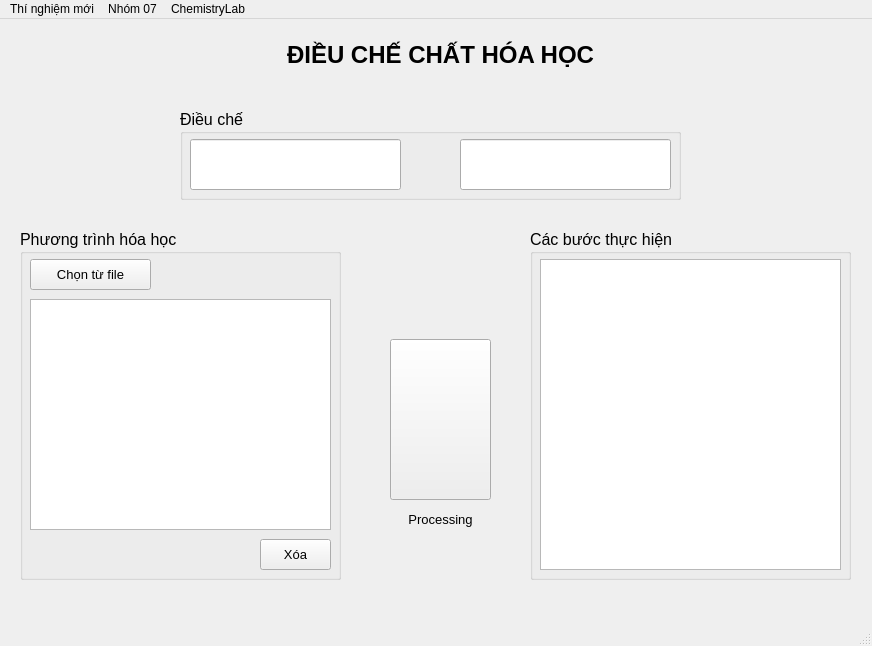
<?xml version="1.0" encoding="UTF-8"?>
<ui version="4.0">
 <class>MainWindow</class>
 <widget class="QMainWindow" name="MainWindow">
  <property name="geometry">
   <rect>
    <x>0</x>
    <y>0</y>
    <width>872</width>
    <height>646</height>
   </rect>
  </property>
  <property name="windowTitle">
   <string>ChemistryLab-Nhom07</string>
  </property>
  <property name="windowIcon">
   <iconset>
    <normaloff>icon/lab-color.png</normaloff>icon/lab-color.png</iconset>
  </property>
  <widget class="QWidget" name="centralwidget">
   <widget class="QPushButton" name="btnLab">
    <property name="geometry">
     <rect>
      <x>390</x>
      <y>320</y>
      <width>101</width>
      <height>161</height>
     </rect>
    </property>
    <property name="toolTip">
     <string>Laboratory</string>
    </property>
    <property name="text">
     <string/>
    </property>
    <property name="icon">
     <iconset>
      <normaloff>icon/lab.png</normaloff>icon/lab.png</iconset>
    </property>
    <property name="iconSize">
     <size>
      <width>80</width>
      <height>225</height>
     </size>
    </property>
   </widget>
   <widget class="QGroupBox" name="grpProduceSteps">
    <property name="geometry">
     <rect>
      <x>530</x>
      <y>210</y>
      <width>321</width>
      <height>351</height>
     </rect>
    </property>
    <property name="font">
     <font>
      <family>Tahoma</family>
      <pointsize>12</pointsize>
      <weight>50</weight>
      <bold>false</bold>
     </font>
    </property>
    <property name="title">
     <string>Các bước thực hiện</string>
    </property>
    <widget class="QPlainTextEdit" name="txtProduceSteps">
     <property name="geometry">
      <rect>
       <x>10</x>
       <y>30</y>
       <width>301</width>
       <height>311</height>
      </rect>
     </property>
     <property name="readOnly">
      <bool>true</bool>
     </property>
     <property name="plainText">
      <string/>
     </property>
    </widget>
   </widget>
   <widget class="QGroupBox" name="grpEquations">
    <property name="geometry">
     <rect>
      <x>20</x>
      <y>210</y>
      <width>321</width>
      <height>351</height>
     </rect>
    </property>
    <property name="font">
     <font>
      <family>Tahoma</family>
      <pointsize>12</pointsize>
     </font>
    </property>
    <property name="title">
     <string>Phương trình hóa học</string>
    </property>
    <widget class="QToolButton" name="btnInputEquationsFromFile">
     <property name="geometry">
      <rect>
       <x>10</x>
       <y>30</y>
       <width>121</width>
       <height>31</height>
      </rect>
     </property>
     <property name="font">
      <font>
       <family>Tahoma</family>
       <pointsize>10</pointsize>
      </font>
     </property>
     <property name="toolTip">
      <string extracomment="Open a text file contains the equations"/>
     </property>
     <property name="text">
      <string>Chọn từ file</string>
     </property>
    </widget>
    <widget class="QPushButton" name="btnClear">
     <property name="geometry">
      <rect>
       <x>240</x>
       <y>310</y>
       <width>71</width>
       <height>31</height>
      </rect>
     </property>
     <property name="font">
      <font>
       <family>Tahoma</family>
       <pointsize>10</pointsize>
      </font>
     </property>
     <property name="text">
      <string>Xóa</string>
     </property>
    </widget>
    <widget class="QTextEdit" name="inputEquations">
     <property name="geometry">
      <rect>
       <x>10</x>
       <y>70</y>
       <width>301</width>
       <height>231</height>
      </rect>
     </property>
    </widget>
   </widget>
   <widget class="QGroupBox" name="grpProblem">
    <property name="geometry">
     <rect>
      <x>180</x>
      <y>90</y>
      <width>501</width>
      <height>91</height>
     </rect>
    </property>
    <property name="font">
     <font>
      <family>Tahoma</family>
      <pointsize>12</pointsize>
     </font>
    </property>
    <property name="title">
     <string>Điều chế</string>
    </property>
    <widget class="QLineEdit" name="inputSourceChemistry">
     <property name="geometry">
      <rect>
       <x>10</x>
       <y>30</y>
       <width>211</width>
       <height>51</height>
      </rect>
     </property>
     <property name="text">
      <string/>
     </property>
    </widget>
    <widget class="QLineEdit" name="inputTargetChemistry">
     <property name="geometry">
      <rect>
       <x>280</x>
       <y>30</y>
       <width>211</width>
       <height>51</height>
      </rect>
     </property>
     <property name="clearButtonEnabled">
      <bool>false</bool>
     </property>
    </widget>
    <widget class="QPushButton" name="btnTo">
     <property name="enabled">
      <bool>false</bool>
     </property>
     <property name="geometry">
      <rect>
       <x>230</x>
       <y>40</y>
       <width>41</width>
       <height>31</height>
      </rect>
     </property>
     <property name="text">
      <string/>
     </property>
     <property name="icon">
      <iconset>
       <normaloff>icon/right-arrows.png</normaloff>icon/right-arrows.png</iconset>
     </property>
     <property name="iconSize">
      <size>
       <width>26</width>
       <height>16</height>
      </size>
     </property>
     <property name="flat">
      <bool>true</bool>
     </property>
    </widget>
   </widget>
   <widget class="QLabel" name="txtTitle">
    <property name="geometry">
     <rect>
      <x>250</x>
      <y>20</y>
      <width>381</width>
      <height>31</height>
     </rect>
    </property>
    <property name="font">
     <font>
      <family>Tahoma</family>
      <pointsize>18</pointsize>
      <weight>75</weight>
      <bold>true</bold>
     </font>
    </property>
    <property name="text">
     <string>ĐIỀU CHẾ CHẤT HÓA HỌC</string>
    </property>
    <property name="alignment">
     <set>Qt::AlignCenter</set>
    </property>
   </widget>
   <widget class="QLabel" name="txtProcessing">
    <property name="geometry">
     <rect>
      <x>390</x>
      <y>490</y>
      <width>101</width>
      <height>20</height>
     </rect>
    </property>
    <property name="font">
     <font>
      <family>Tahoma</family>
      <pointsize>10</pointsize>
     </font>
    </property>
    <property name="text">
     <string>Processing</string>
    </property>
    <property name="alignment">
     <set>Qt::AlignCenter</set>
    </property>
   </widget>
   <zorder>grpProblem</zorder>
   <zorder>grpEquations</zorder>
   <zorder>grpProduceSteps</zorder>
   <zorder>btnLab</zorder>
   <zorder>txtTitle</zorder>
   <zorder>txtProcessing</zorder>
  </widget>
  <widget class="QMenuBar" name="menubar">
   <property name="geometry">
    <rect>
     <x>0</x>
     <y>0</y>
     <width>872</width>
     <height>21</height>
    </rect>
   </property>
   <widget class="QMenu" name="menuAuthors">
    <property name="title">
     <string>Nhóm 07</string>
    </property>
   </widget>
   <widget class="QMenu" name="menuRefresh">
    <property name="title">
     <string>Thí nghiệm mới</string>
    </property>
   </widget>
   <widget class="QMenu" name="menuChemistryLab">
    <property name="title">
     <string>ChemistryLab</string>
    </property>
   </widget>
   <addaction name="menuRefresh"/>
   <addaction name="menuAuthors"/>
   <addaction name="menuChemistryLab"/>
  </widget>
  <widget class="QStatusBar" name="statusbar"/>
 </widget>
 <resources/>
 <connections/>
</ui>
